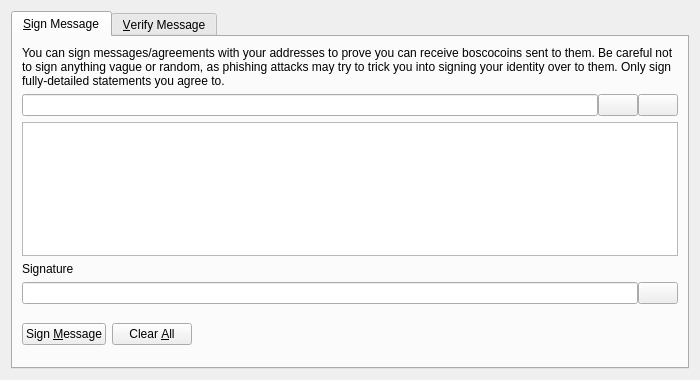
<?xml version="1.0" encoding="UTF-8"?>
<ui version="4.0">
 <class>SignVerifyMessageDialog</class>
 <widget class="QDialog" name="SignVerifyMessageDialog">
  <property name="geometry">
   <rect>
    <x>0</x>
    <y>0</y>
    <width>700</width>
    <height>380</height>
   </rect>
  </property>
  <property name="windowTitle">
   <string>Signatures - Sign / Verify a Message</string>
  </property>
  <property name="modal">
   <bool>true</bool>
  </property>
  <layout class="QVBoxLayout" name="verticalLayout">
   <item>
    <widget class="QTabWidget" name="tabWidget">
     <property name="currentIndex">
      <number>0</number>
     </property>
     <widget class="QWidget" name="tabSignMessage">
      <attribute name="title">
       <string>&amp;Sign Message</string>
      </attribute>
      <layout class="QVBoxLayout" name="verticalLayout_SM">
       <item>
        <widget class="QLabel" name="infoLabel_SM">
         <property name="text">
          <string>You can sign messages/agreements with your addresses to prove you can receive boscocoins sent to them. Be careful not to sign anything vague or random, as phishing attacks may try to trick you into signing your identity over to them. Only sign fully-detailed statements you agree to.</string>
         </property>
         <property name="textFormat">
          <enum>Qt::PlainText</enum>
         </property>
         <property name="wordWrap">
          <bool>true</bool>
         </property>
        </widget>
       </item>
       <item>
        <layout class="QHBoxLayout" name="horizontalLayout_1_SM">
         <property name="spacing">
          <number>0</number>
         </property>
         <item>
          <widget class="QValidatedLineEdit" name="addressIn_SM">
           <property name="toolTip">
            <string>The Boscocoin address to sign the message with</string>
           </property>
          </widget>
         </item>
         <item>
          <widget class="QPushButton" name="addressBookButton_SM">
           <property name="toolTip">
            <string>Choose previously used address</string>
           </property>
           <property name="text">
            <string/>
           </property>
           <property name="icon">
            <iconset resource="../bitcoin.qrc">
             <normaloff>:/icons/address-book</normaloff>:/icons/address-book</iconset>
           </property>
           <property name="shortcut">
            <string>Alt+A</string>
           </property>
           <property name="autoDefault">
            <bool>false</bool>
           </property>
          </widget>
         </item>
         <item>
          <widget class="QPushButton" name="pasteButton_SM">
           <property name="toolTip">
            <string>Paste address from clipboard</string>
           </property>
           <property name="text">
            <string/>
           </property>
           <property name="icon">
            <iconset resource="../bitcoin.qrc">
             <normaloff>:/icons/editpaste</normaloff>:/icons/editpaste</iconset>
           </property>
           <property name="shortcut">
            <string>Alt+P</string>
           </property>
           <property name="autoDefault">
            <bool>false</bool>
           </property>
          </widget>
         </item>
        </layout>
       </item>
       <item>
        <widget class="QPlainTextEdit" name="messageIn_SM">
         <property name="toolTip">
          <string>Enter the message you want to sign here</string>
         </property>
        </widget>
       </item>
       <item>
        <widget class="QLabel" name="signatureLabel_SM">
         <property name="text">
          <string>Signature</string>
         </property>
         <property name="textFormat">
          <enum>Qt::PlainText</enum>
         </property>
        </widget>
       </item>
       <item>
        <layout class="QHBoxLayout" name="horizontalLayout_2_SM">
         <property name="spacing">
          <number>0</number>
         </property>
         <item>
          <widget class="QLineEdit" name="signatureOut_SM">
           <property name="font">
            <font>
             <italic>true</italic>
            </font>
           </property>
           <property name="readOnly">
            <bool>true</bool>
           </property>
          </widget>
         </item>
         <item>
          <widget class="QPushButton" name="copySignatureButton_SM">
           <property name="toolTip">
            <string>Copy the current signature to the system clipboard</string>
           </property>
           <property name="text">
            <string/>
           </property>
           <property name="icon">
            <iconset resource="../bitcoin.qrc">
             <normaloff>:/icons/editcopy</normaloff>:/icons/editcopy</iconset>
           </property>
           <property name="autoDefault">
            <bool>false</bool>
           </property>
          </widget>
         </item>
        </layout>
       </item>
       <item>
        <layout class="QHBoxLayout" name="horizontalLayout_3_SM">
         <item>
          <widget class="QPushButton" name="signMessageButton_SM">
           <property name="toolTip">
            <string>Sign the message to prove you own this Boscocoin address</string>
           </property>
           <property name="text">
            <string>Sign &amp;Message</string>
           </property>
           <property name="icon">
            <iconset resource="../bitcoin.qrc">
             <normaloff>:/icons/edit</normaloff>:/icons/edit</iconset>
           </property>
           <property name="autoDefault">
            <bool>false</bool>
           </property>
          </widget>
         </item>
         <item>
          <widget class="QPushButton" name="clearButton_SM">
           <property name="toolTip">
            <string>Reset all sign message fields</string>
           </property>
           <property name="text">
            <string>Clear &amp;All</string>
           </property>
           <property name="icon">
            <iconset resource="../bitcoin.qrc">
             <normaloff>:/icons/remove</normaloff>:/icons/remove</iconset>
           </property>
           <property name="autoDefault">
            <bool>false</bool>
           </property>
          </widget>
         </item>
         <item>
          <spacer name="horizontalSpacer_1_SM">
           <property name="orientation">
            <enum>Qt::Horizontal</enum>
           </property>
           <property name="sizeHint" stdset="0">
            <size>
             <width>40</width>
             <height>48</height>
            </size>
           </property>
          </spacer>
         </item>
         <item>
          <widget class="QLabel" name="statusLabel_SM">
           <property name="font">
            <font>
             <weight>75</weight>
             <bold>true</bold>
            </font>
           </property>
           <property name="text">
            <string/>
           </property>
           <property name="wordWrap">
            <bool>true</bool>
           </property>
          </widget>
         </item>
         <item>
          <spacer name="horizontalSpacer_2_SM">
           <property name="orientation">
            <enum>Qt::Horizontal</enum>
           </property>
           <property name="sizeHint" stdset="0">
            <size>
             <width>40</width>
             <height>48</height>
            </size>
           </property>
          </spacer>
         </item>
        </layout>
       </item>
      </layout>
     </widget>
     <widget class="QWidget" name="tabVerifyMessage">
      <attribute name="title">
       <string>&amp;Verify Message</string>
      </attribute>
      <layout class="QVBoxLayout" name="verticalLayout_VM">
       <item>
        <widget class="QLabel" name="infoLabel_VM">
         <property name="text">
          <string>Enter the receiver's address, message (ensure you copy line breaks, spaces, tabs, etc. exactly) and signature below to verify the message. Be careful not to read more into the signature than what is in the signed message itself, to avoid being tricked by a man-in-the-middle attack. Note that this only proves the signing party receives with the address, it cannot prove sendership of any transaction!</string>
         </property>
         <property name="textFormat">
          <enum>Qt::PlainText</enum>
         </property>
         <property name="alignment">
          <set>Qt::AlignLeading|Qt::AlignLeft|Qt::AlignTop</set>
         </property>
         <property name="wordWrap">
          <bool>true</bool>
         </property>
        </widget>
       </item>
       <item>
        <layout class="QHBoxLayout" name="horizontalLayout_1_VM">
         <property name="spacing">
          <number>0</number>
         </property>
         <item>
          <widget class="QValidatedLineEdit" name="addressIn_VM">
           <property name="toolTip">
            <string>The Boscocoin address the message was signed with</string>
           </property>
          </widget>
         </item>
         <item>
          <widget class="QPushButton" name="addressBookButton_VM">
           <property name="toolTip">
            <string>Choose previously used address</string>
           </property>
           <property name="text">
            <string/>
           </property>
           <property name="icon">
            <iconset resource="../bitcoin.qrc">
             <normaloff>:/icons/address-book</normaloff>:/icons/address-book</iconset>
           </property>
           <property name="shortcut">
            <string>Alt+A</string>
           </property>
           <property name="autoDefault">
            <bool>false</bool>
           </property>
          </widget>
         </item>
        </layout>
       </item>
       <item>
        <widget class="QPlainTextEdit" name="messageIn_VM"/>
       </item>
       <item>
        <widget class="QValidatedLineEdit" name="signatureIn_VM"/>
       </item>
       <item>
        <layout class="QHBoxLayout" name="horizontalLayout_2_VM">
         <item>
          <widget class="QPushButton" name="verifyMessageButton_VM">
           <property name="toolTip">
            <string>Verify the message to ensure it was signed with the specified Boscocoin address</string>
           </property>
           <property name="text">
            <string>Verify &amp;Message</string>
           </property>
           <property name="icon">
            <iconset resource="../bitcoin.qrc">
             <normaloff>:/icons/transaction_0</normaloff>:/icons/transaction_0</iconset>
           </property>
           <property name="autoDefault">
            <bool>false</bool>
           </property>
          </widget>
         </item>
         <item>
          <widget class="QPushButton" name="clearButton_VM">
           <property name="toolTip">
            <string>Reset all verify message fields</string>
           </property>
           <property name="text">
            <string>Clear &amp;All</string>
           </property>
           <property name="icon">
            <iconset resource="../bitcoin.qrc">
             <normaloff>:/icons/remove</normaloff>:/icons/remove</iconset>
           </property>
           <property name="autoDefault">
            <bool>false</bool>
           </property>
          </widget>
         </item>
         <item>
          <spacer name="horizontalSpacer_1_VM">
           <property name="orientation">
            <enum>Qt::Horizontal</enum>
           </property>
           <property name="sizeHint" stdset="0">
            <size>
             <width>40</width>
             <height>48</height>
            </size>
           </property>
          </spacer>
         </item>
         <item>
          <widget class="QLabel" name="statusLabel_VM">
           <property name="font">
            <font>
             <weight>75</weight>
             <bold>true</bold>
            </font>
           </property>
           <property name="text">
            <string/>
           </property>
           <property name="wordWrap">
            <bool>true</bool>
           </property>
          </widget>
         </item>
         <item>
          <spacer name="horizontalSpacer_2_VM">
           <property name="orientation">
            <enum>Qt::Horizontal</enum>
           </property>
           <property name="sizeHint" stdset="0">
            <size>
             <width>40</width>
             <height>48</height>
            </size>
           </property>
          </spacer>
         </item>
        </layout>
       </item>
      </layout>
     </widget>
    </widget>
   </item>
  </layout>
 </widget>
 <customwidgets>
  <customwidget>
   <class>QValidatedLineEdit</class>
   <extends>QLineEdit</extends>
   <header>qt/qvalidatedlineedit.h</header>
  </customwidget>
 </customwidgets>
 <resources>
  <include location="../bitcoin.qrc"/>
 </resources>
 <connections/>
</ui>
